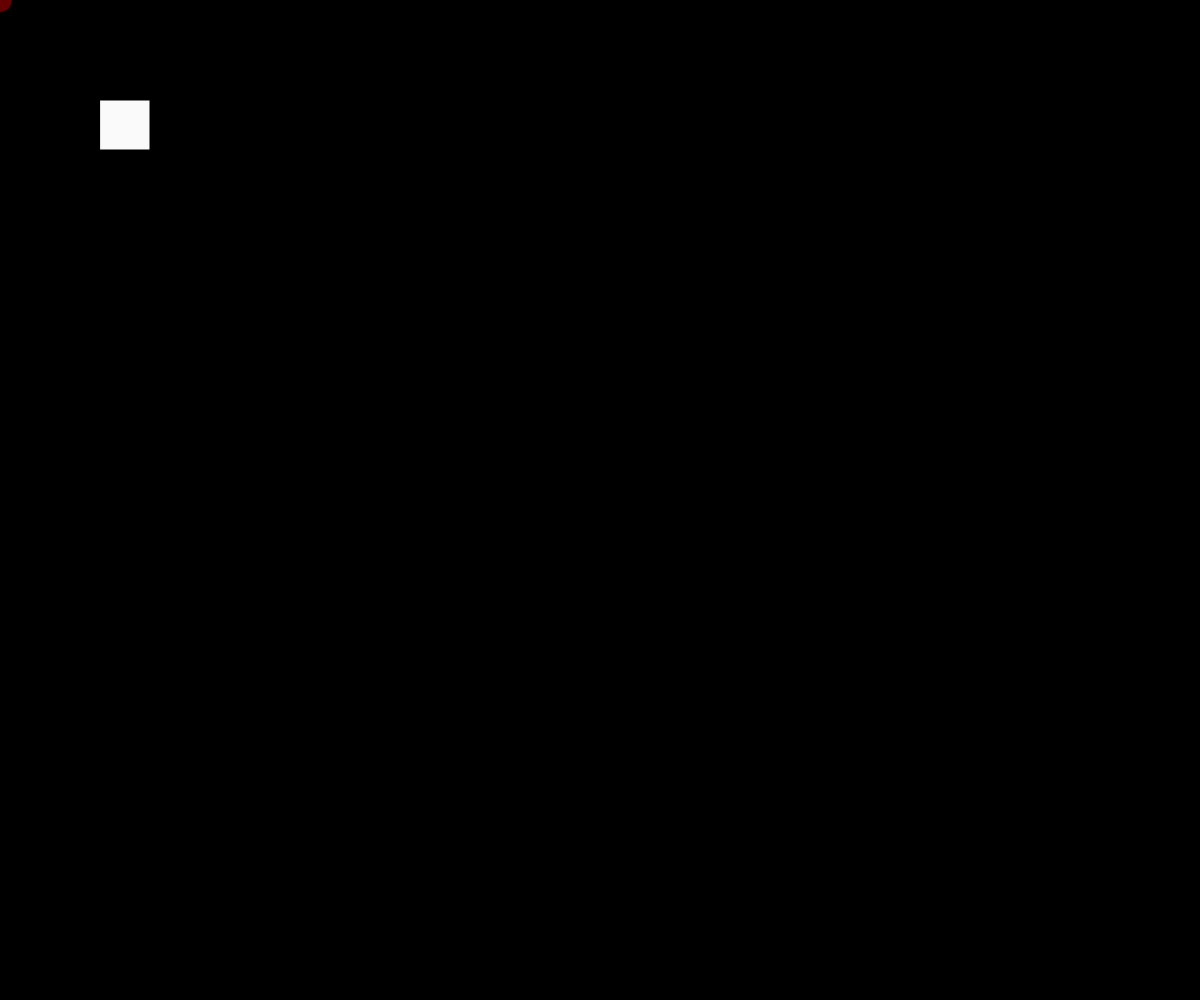
Frame 1 (no input)
Frame 60 (no input): identical to frame 1, image omitted
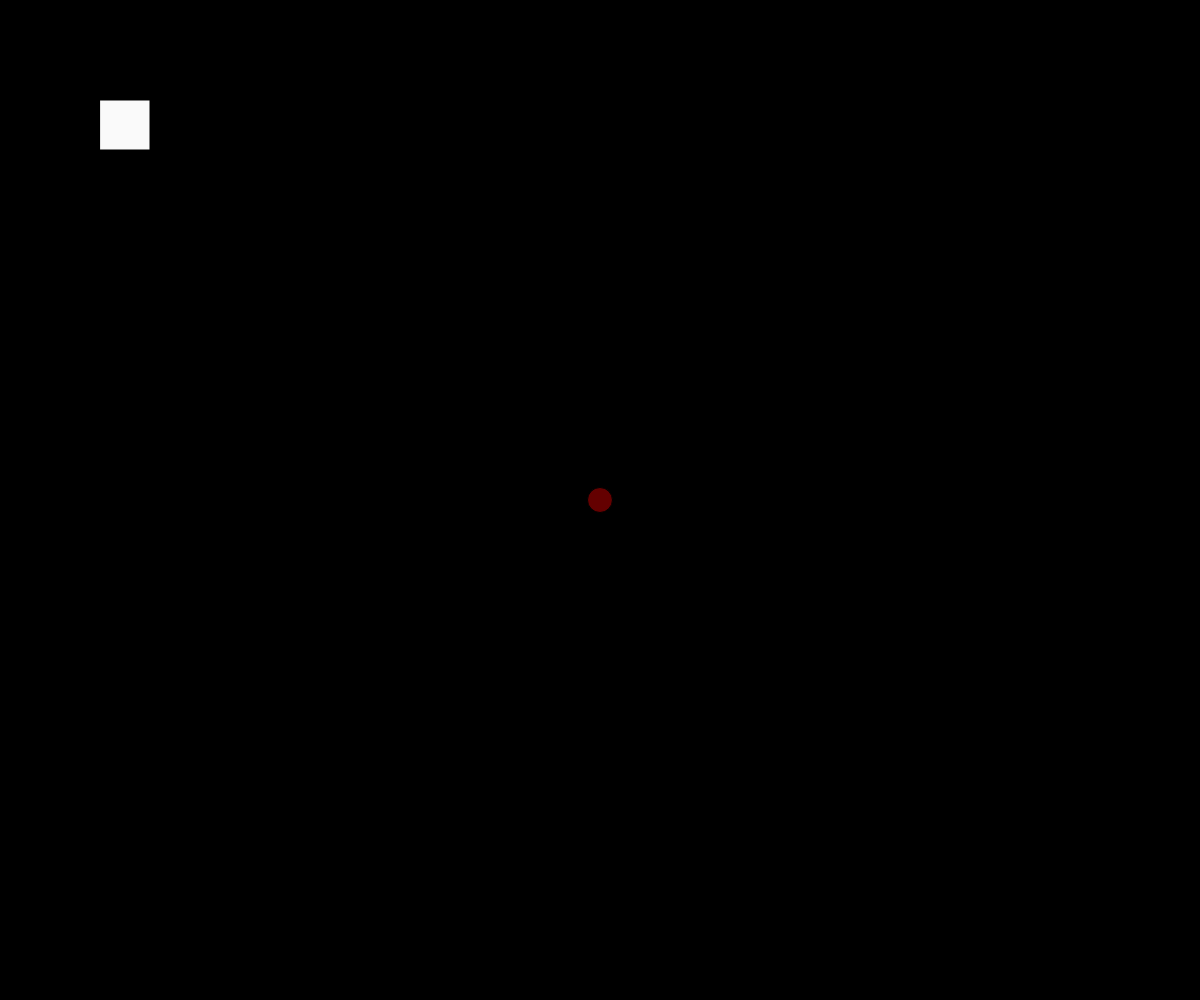
Frame 120 (the mouse pressed at the canvas centre since frame 60)

The p5.js sketch that drew these frames (run headless with seeded random() and noise() and a simulated clock; from frame 60 on, the mouse is pressed at the canvas centre):

// p5.js sketch
// ── sketch.js
var on = false;

function setup() {
  createCanvas(windowWidth, windowHeight);
};

function draw() {
background(0,0,0);

//is the light on
if(on == true){
  background(0,250,250)
}

//draw the light switch
fill(250,250,250);
rect(100,100,50,50);

//draw the hand
fill(100,0,0);
ellipse(mouseX,mouseY,25,25);
};

function mousePressed() {
  if(mouseX > 100 && mouseX < 150 && mouseY > 100 && mouseY < 150){
  on = !on;
  print(on);
  }
};
